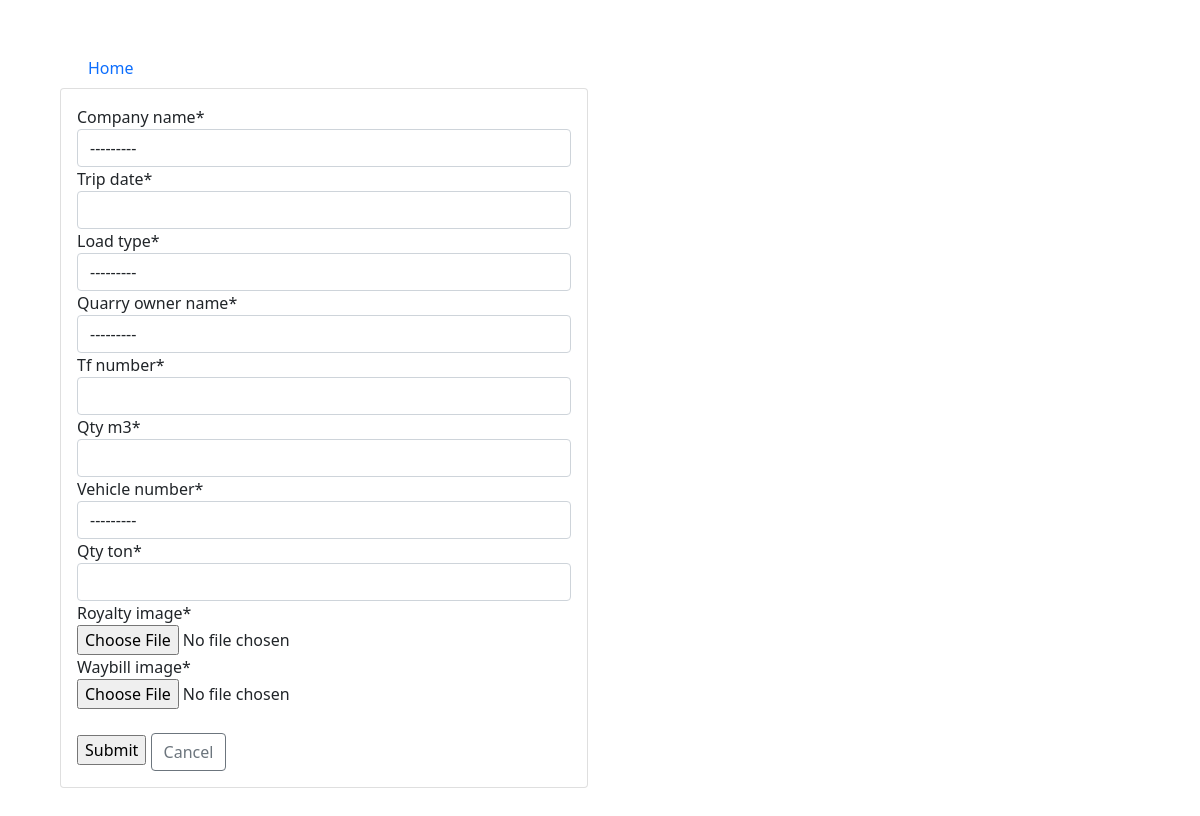
Before: /addtrip/ (signed in) with the older database file.
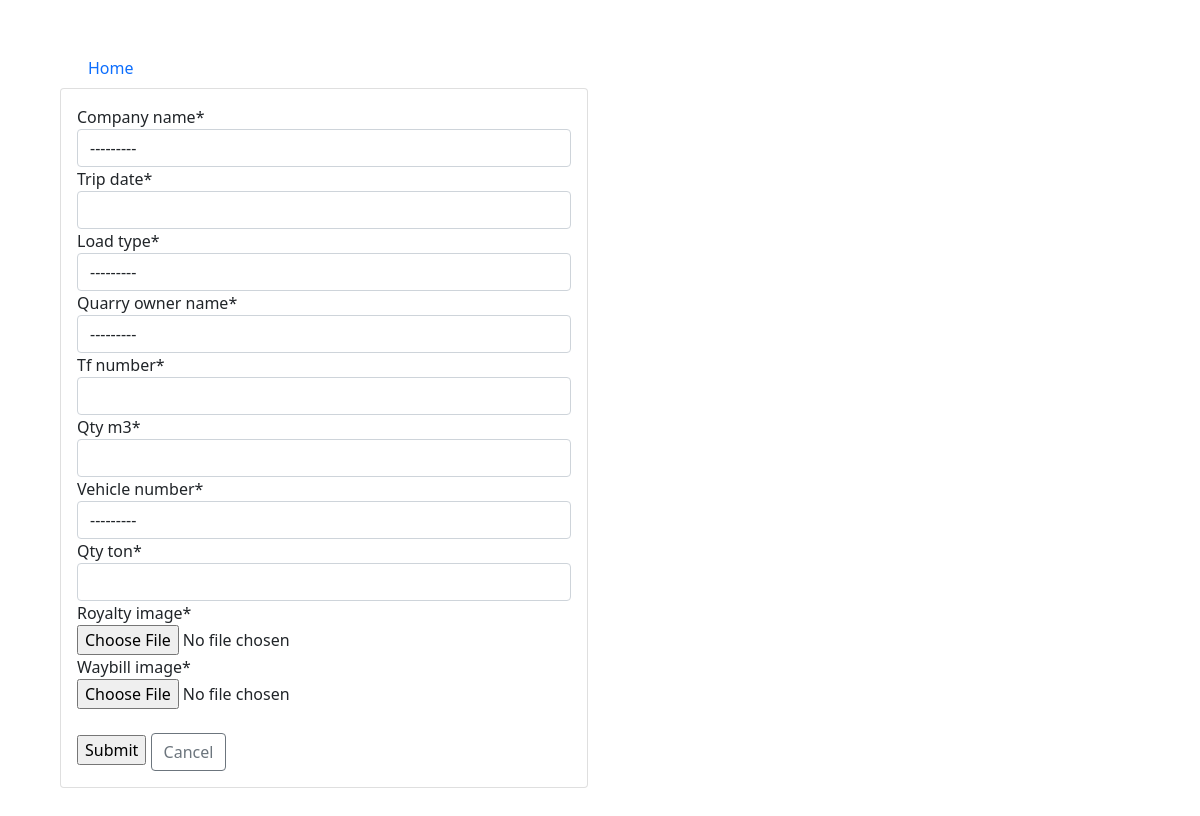
After: the same page with the newer database file.
### blog/models.py (models this page shows)
class CompanyName(models.Model):
    company_name = models.CharField(max_length=100, null=False, blank=False)
    def __str__(self):
        return self.company_name

class QuarryDetails(models.Model):
    quarry_owner_name = models.CharField(max_length=100, null=False, blank=False)
    quarry_ton_rate = models.FloatField(null=False, blank=True)
    def __str__(self):
        return self.quarry_owner_name

### blog/views.py (the view)
# urls.py: path('addtrip/', views.addTripDetails, name='addtrip'),
@login_required(login_url='login')
def addTripDetails(request):
    user = request.user
    vehicle_details = VehicleDetails.objects.all()
    tripdetails = TripDetails.objects.all()
    loadtypes = LoadType.objects.all()
    form = AddTripDetailsForm()
    '''def home(request):
    currentdate = datetime.date.today()
    formatDate = currentdate.strftime("%a")'''
    if request.method == 'POST':
        form = AddTripDetailsForm(request.POST, request.FILES)
        if form.is_valid():
            form.save()
            messages.success(request, f'Your new trip details has been saved!')
            return redirect('/')
    context = {'vehicle_details': vehicle_details, 'trip_details':tripdetails, 'loadtypes':loadtypes
                , 'form':form}
    return render(request, 'blog/add_trip_details.html', context)

### blog/forms.py
class AddTripDetailsForm(forms.ModelForm):
    trip_date = forms.DateField(input_formats=['%d-%m-%Y','%d/%m/%Y', '%Y-%m-%d'])
    class Meta:
        model = TripDetails
        fields = '__all__'

### blog/models.py (called while the page is built)
    def __str__(self):
        return self.vehicle_number

    def __str__(self):
        return self.load_type

### blog/templates/blog/add_trip_details.html (shortened to what this page needs)
{% load crispy_forms_tags %}
<!DOCTYPE html>
<html>
<head>
    <link href="https://cdn.jsdelivr.net/npm/bootstrap@5.0.0-beta1/dist/css/bootstrap.min.css" rel="stylesheet"
>
</head>
<body class="m-5">
    <div class="container">
      <div class="container-fluid">
        <a class="nav-item nav-link" href="{% url 'blog-home' %}">Home</a>
      </div>
      <div class="row">
            <div class="col-md-6">
                <div class="card card-body">
                    <form action="" method="POST" enctype="multipart/form-data">
                        {{form | crispy }}
                        <br>
                        <input type="submit" name="Submit">
                        <a class="btn btn-outline-secondary" href="{% url 'home_page'  %}">Cancel</a>
                    </form>
                </div>
            </div>
      </div>
    </div>
</body>
</html>

Changed rows visible on the page:
added CompanyName: company_name "---------"
added QuarryDetails: quarry_owner_name "---------"
Other visible differences:
form field company_name: "---------" → (not shown)
form field quarry_owner_name: "---------" → (not shown)
